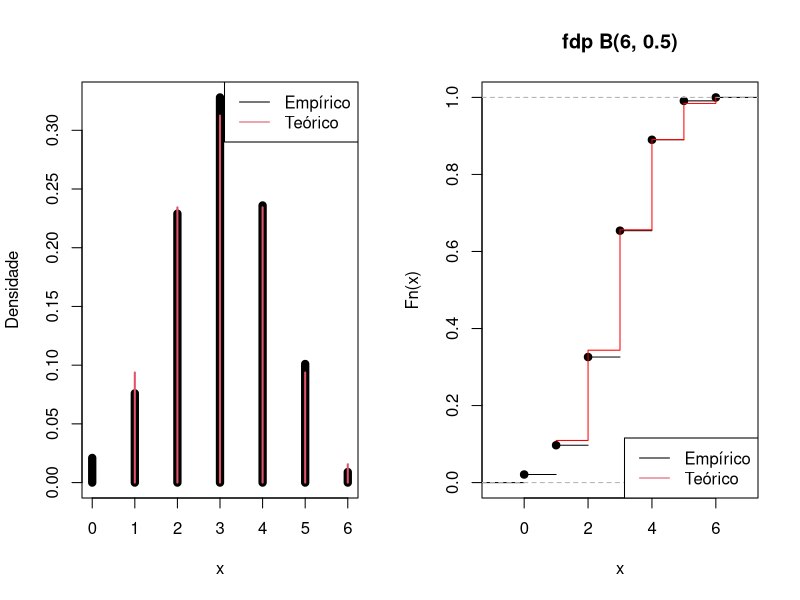

The R script that drew this image:
## ---- chunk 1
knitr::opts_chunk$set(echo = TRUE)
## ---- chunk 2
k <- 1000 # Nº de v.a. em cada amostra
n <- 6    # Nº de distribuições Bernoulli
p <- 0.5  # Probabilidade

x <- matrix(as.integer(runif(k*n) > p), nrow = k, ncol=n)
y <- rowSums(x)
# medidas:
# mean(y)
# var(y)
# sd(y)
# hist(y, probability = T)


par(mfrow =c(1,2))

plot(prop.table(table(y)), xlab = "x", ylab = "Densidade", lwd=8)
points(dbinom(c(1:6), size=n, prob = p), type = "h", col = 2, lwd = 2)
legend("topright", legend = c("Empírico", "Teórico"), lty = 1, col = c(1, 2))

plot(ecdf(y), main="fdp B(6, 0.5)")
lines(pbinom(c(1:6), size=n, prob=p), type = "s", col="red")
legend("bottomright", legend = c("Empírico", "Teórico"), lty = 1, col = c(1, 2))

# Medidas teóricas da distribuição:
# avg=np  S^2=npq S=sqrt(npq) 
# Onde p é a probabilidade de sucesso e q = 1 - p.

